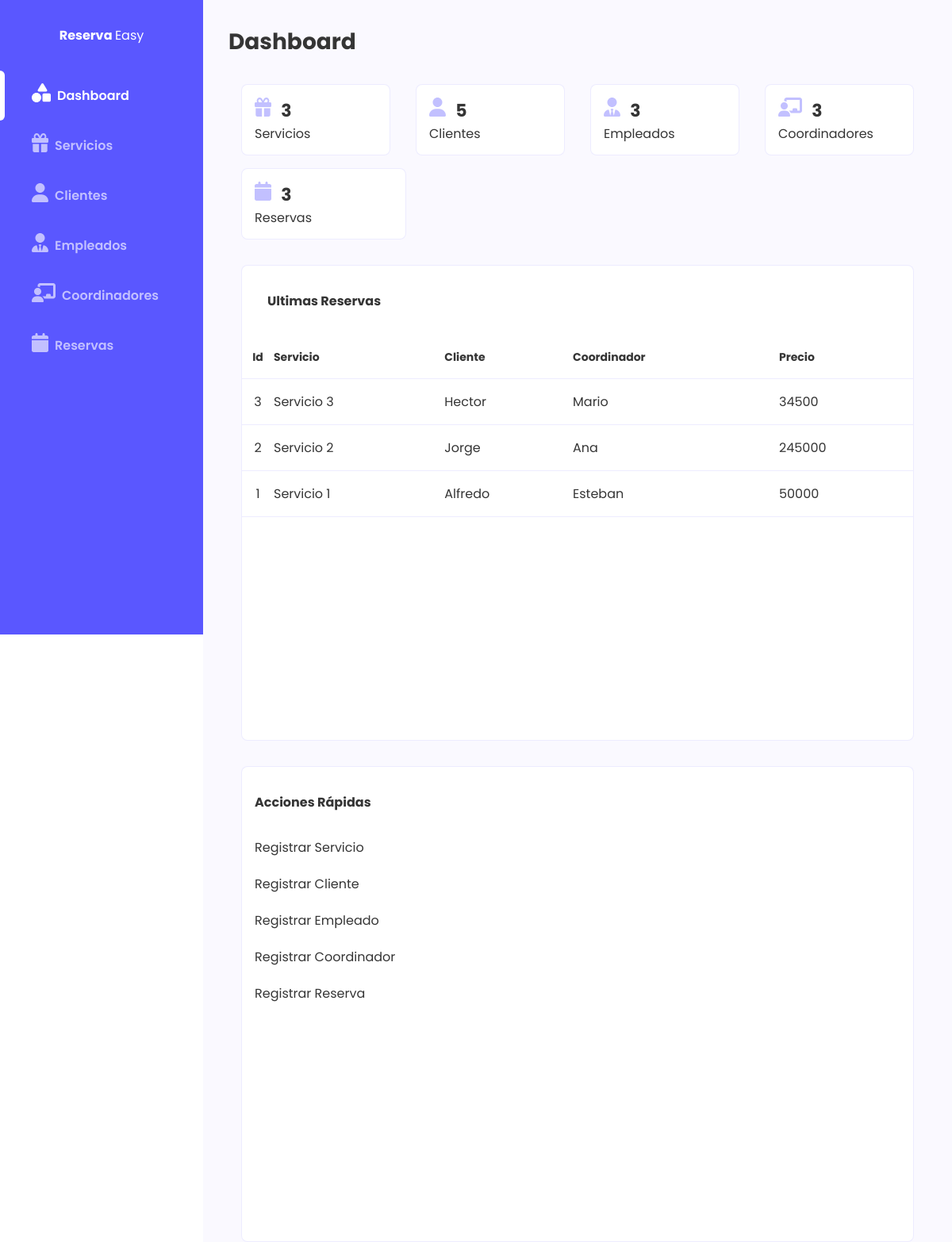
The page / on the database its author committed.
### evento/models.py (models this page shows, shortened)
class ReservaServicio(models.Model):
    fecha_creacion = models.DateField(auto_now_add=True)
    fecha_reserva = models.DateField(null=False)
    cliente = models.ForeignKey(Cliente,on_delete=models.CASCADE)
    responsable = models.ForeignKey(Coordinador,on_delete=models.CASCADE)
    empleado = models.ForeignKey(Empleado,on_delete=models.CASCADE)
    servicio = models.ForeignKey(Servicio,on_delete=models.CASCADE)
    precio = models.IntegerField(default=0)

class Servicio(models.Model):
    nombre = models.CharField(max_length=30)
    descripcion = models.CharField(max_length=200)
    precio = models.FloatField(default=0.0)
    activo = models.BooleanField(default=True)

class Cliente(models.Model):
    nombre = models.CharField(max_length=100)
    apellido = models.CharField(max_length=100)
    activo = models.BooleanField(default=True)

class Coordinador(models.Model):
    nombre = models.CharField(max_length=20)
    apellido = models.CharField(max_length=20)
    numero_documento = models.IntegerField(blank=False)
    fecha_alta = models.DateTimeField(auto_now_add=True, blank=True)
    activo = models.BooleanField(default=True)

### evento/views.py (the view)
# urls.py: path('', views.index, name='index'),
def index(request):
    lista_reservas = ReservaServicio.objects.all().order_by('-id')
    servicios = ReservaServicio.objects.count()
    clientes = Cliente.objects.count()
    empleados = Empleado.objects.count()
    reservas = ReservaServicio.objects.count()
    coordinadores = Coordinador.objects.count()
    context = {
        'lista_reservas':lista_reservas,
        'servicios':servicios,
        'clientes':clientes,
        'empleados':empleados,
        'reservas':reservas,
        'coordinadores':coordinadores,
        'title': 'Mi página de inicio',
        'message': '¡Hola, mundo!'
    }
    return render(request, 'index.html', context)

### WebAppAlkemy/jinja2.py (called while the page is built)
def ini_jinja2(**options):
    env = Environment(**options)
    env.globals.update({
        'static': staticfiles_storage.url,
        'url': reverse,
    })
    return env

### evento/templates/index.html (shortened to what this page needs)
{% load static %}
<!DOCTYPE html>
<html lang="es">
<head>
    <link  rel="stylesheet" href="{% static 'css/estilos.css' %}">
</head>
<body>
    <nav class="sidebar" id="sidebar">
      <div class="logo font-fuerte font-blanco">
        Reserva <span class="font-suave font-blanco">Easy</span>
      </div>
      <ul>
        <a id="dashboard" class="link font-medio" href="{%url 'index'%}">
          <span class="elegido"></span>
          <span class="icono">
          </span>
          <span>Dashboard</span>
        </a>
        <a id="servicios" class="link font-medio"  href="{%url 'listar_servicios'%}">
          <span class="icono">
          </span>
          <span>Servicios</span>
        </a>
        <a id="clientes" class="link font-medio " href="{%url 'listar_clientes'%}">
          <span class="icono">
          </span>
          <span>Clientes</span>
        </a>
        <a id="empleados" class="link font-medio" href="{%url 'listar_empleados'%}">
          <span class="icono">
          </span>
          <span>Empleados</span>
        </a>
        <a id="coordinadores" class="link font-medio" href="{%url 'listar_coordinadores'%}">
          <span class="icono">
          </span>
          <span>Coordinadores</span>
        </a>
        <a id="reservas" class="link font-medio" href="{%url 'listar_reservas'%}">
          <span class="icono">
          </span>
          <span>Reservas</span>
        </a>
      </ul>
    </nav>
    <main class="body-main">
        {% block contenido_principal %}
        <div class="contenido">
          <h1 class="titulo">Dashboard</h1>
          <div class="resumen">
            <a class="caja caja-dashboard" href="{%url 'listar_servicios'%}">
              <p>
                  <span class="font-fuerte" style="font-size:22px;margin-left:8px;">{{servicios}}</span></p>
              <p class="font-16">Servicios</p>
              </a>
              <a class="caja caja-dashboard" href="{%url 'listar_clientes'%}">
              <p>
                  <span class="font-fuerte" style="font-size:22px;margin-left:8px;">{{clientes}}</span></p>
              <p class="font-16">Clientes</p>
              </a>
              <a class="caja caja-dashboard" href="{%url 'listar_empleados'%}">
              <p>
                  <span class="font-fuerte" style="font-size:22px;margin-left:8px;">{{empleados}}</span></p>
              <p class="font-16">Empleados</p>
              </a>
              <a class="caja caja-dashboard" href="{%url 'listar_coordinadores'%}">
              <p>
                  <span class="font-fuerte" style="font-size:22px;margin-left:8px;">{{coordinadores}}</span></p>
              <p class="font-16">Coordinadores</p>
              </a>
              <a class="caja caja-dashboard" href="{%url 'listar_reservas'%}">
              <p>
                  <span class="font-fuerte" style="font-size:22px;margin-left:8px;">{{reservas}}</span></p>
              <p class="font-16">Reservas</p>
              </a>
          </div>
          <div class="destacados">
            <div class="caja tabla-ultimos-movimientos">
              <h4 class="sub-titulo">Ultimas Reservas</h4>
              <table class="tabla-ultimos tabla">
                <thead>
                  <tr class="tabla-dashboard">
                    <th width="40px" class="font-14">Id</th>
                    <th class="font-14 izquierda">Servicio</th>
                    <th class="font-14 izquierda">Cliente</th>
                    <th class="font-14 izquierda">Coordinador</th>
                    <th class="font-14 izquierda">Precio</th>
                  </tr>
                </thead>
                <tbody>
                  {% for reserva in lista_reservas %}
                    <tr>
                      <td class="centrado">{{ reserva.id }}</td>
                      <td>{{ reserva.servicio.nombre }}</td>
                      <td>{{ reserva.cliente.nombre }}</td>
                      <td>{{ reserva.responsable.nombre }}</td>
                      <td class="izquierda">{{ reserva.precio }}</td>
                    </tr>
                  {% empty %}
                    <tr>
                      <td colspan="5">No hay reservas disponibles.</td>
                    </tr>
                  {% endfor %}
                </tbody>
              </table>
            </div>
            <div class="acciones caja">
              <h4 class="sub-titulo">Acciones Rápidas</h4>
              <ul class="lista-acciones">
                <li class="accion font-16"><a href="{%url 'registrar_servicio'%}">Registrar Servicio</a></li>
                <li class="accion font-16"><a href="{%url 'registrar_cliente'%}">Registrar Cliente</a></li>
                <li class="accion font-16"><a href="{%url 'registrar_empleado'%}">Registrar Empleado</a></li>
                <li class="accion font-16"><a href="{%url 'registrar_coordinador'%}">Registrar Coordinador</a></li>
                <li class="accion font-16"><a href="{%url 'registrar_reserva'%}">Registrar Reserva</a></li>
              </ul>
            </div>
          </div>
        </div>
        {% endblock %}
    </main>
</body>
</html>

### static/css/estilos.css (style rules this page uses)
:root { --main-color: #5A57FF; --accent-color:#C2C0FF; --font-color:#353535; --border-color:#5a57ff1c; --bg-color:#FAF9FF; --inaactive-color:#EF767A; --active-color:#49BEAA; color: var(--font-color); }
* { font-family: 'Poppins'; padding: 0; margin: 0; box-sizing: border-box; list-style: none; }
a { text-decoration: none; color: var(--font-color); }
.sidebar { position: fixed; width: 256px; height: 100vh; left: 0; top: 0; background-color: var(--main-color); display: flex; flex-direction: column; align-items: center; }
.sidebar ul { width: 100%; }
.link { position: relative; display: flex; align-items: center; width: 100%; padding: 16px 0; padding-left: 32px; cursor: pointer; color: var(--accent-color); }
.link .icono { margin: 0 8px; color: var(--accent-color); }
.seleccionado span { color: white; }
.elegido { position: absolute; left: 0; width: 6px; height: 100%; background-color: white; border-radius: 0 16px 16px 0; visibility: hidden; }
.seleccionado .elegido { visibility: visible; }
.body-main { margin-left: 256px; width: calc(100% - 256px); min-height: 100vh; background-color: white; z-index: 5; display: flex; flex-direction: column; align-items: center; background-color: var(--bg-color); }
.contenido { width: 100%; max-width: 1400px; height: auto; padding: 0 32px; }
.resumen { width: 100%; display: flex; flex-wrap: wrap; }
.caja-dashboard { flex: 1; min-width: 180px; max-width: 208px; height: 90px; padding: 16px; margin-left: 16px; margin-right: 16px; margin-bottom: 16px; cursor: pointer; transition: 0.2s; }
.destacados { margin-top: 16px; display: flex; flex-wrap: wrap; justify-content: flex-start; }
.tabla-ultimos-movimientos { width: 900px; padding: 32px 0; min-height: 600px; margin: 0 16px; margin-bottom: 32px; }
.logo { margin: 32px 0; }
.acciones { margin:0 16px; flex: 1; min-width: 224px; height: 600px; padding: 32px 0; }
.acciones h4 { margin-left: 16px; }
.lista-acciones { display: flex; flex-direction: column; margin-left: 16px; }
.lista-acciones .accion { margin-bottom: 21px; cursor: pointer; transition: 0.2S; }
.tabla-ultimos thead { background-color: white; }
.tabla-dashboard th { background-color: white !important; color: var(--font-color) !important; }
.caja { background-color: white; border: 1px solid var(--border-color); border-radius: 8px; }
.tabla { width: 100%; border-collapse: collapse; border-spacing: 16px; }
.tabla tr { border-bottom: 1px solid var(--border-color); }
.tabla tr th { font-size: 14px; background-color: var(--main-color); color: white; }
.tabla tr th:first-child { border-radius: 8px 0 0 0 ; }
.tabla tr th:last-child { border-radius: 0 8px 0 0; }
.tabla tr td,th { padding: 16px 0; }
.font-blanco { color: white; }
.font-suave { font-weight: 400; }
.font-medio { font-weight: 600; }
.font-fuerte { font-weight: 700; }
.font-14 { font-size: 14px; }
.font-16 { font-size: 16px; }
.centrado { text-align: center; }
.izquierda { text-align: left; }
.titulo { margin: 32px 0; font-size: 28px; }
.sub-titulo { font-size: 16px; margin-bottom: 32px; margin-left: 32px; }

### rows shown on the page
ReservaServicio: id "3", servicio.nombre "Servicio 3", cliente.nombre "Hector", responsable.nombre "Mario", precio "34500"
ReservaServicio: id "2", servicio.nombre "Servicio 2", cliente.nombre "Jorge", responsable.nombre "Ana", precio "245000"
ReservaServicio: id "1", servicio.nombre "Servicio 1", cliente.nombre "Alfredo", responsable.nombre "Esteban", precio "50000"

### other values the page prints
{{ servicios }} "3"
{{ clientes }} "5"
{{ empleados }} "3"
{{ coordinadores }} "3"
{{ reservas }} "3"
